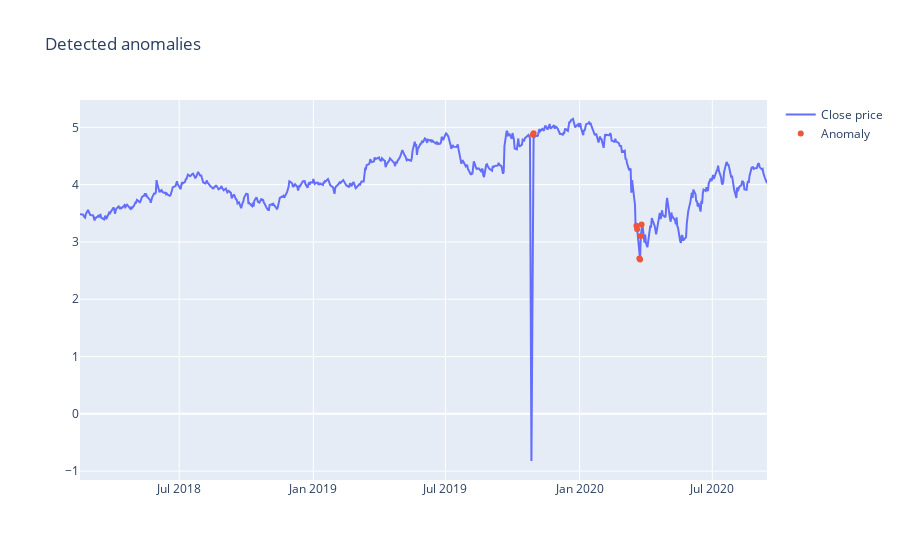

The notebook cell saved with this chart:
### Code cell
fig = go.Figure()
fig.add_trace(go.Scatter(x=test_score_df['Date'], y=scaler.inverse_transform(test_score_df['Close']), name='Close price'))
fig.add_trace(go.Scatter(x=anomalies['Date'], y=scaler.inverse_transform(anomalies['Close']), mode='markers', name='Anomaly'))
fig.update_layout(showlegend=True, title='Detected anomalies')
fig.show()

### Figure 1 — Plotly figure (JSON) as saved in the notebook; plotly's stock layout.template omitted (floating-point values rounded to 4 significant figures; data arrays with more than 128 entries replaced by an {"elided": "..."} marker saying what was removed)
{"data": [{"name": "Close price", "type": "scatter", "x": {"elided": "634 str values"}, "y": {"elided": "634 float values"}}, {"mode": "markers", "name": "Anomaly", "type": "scatter", "x": ["2019-10-29T00:00:00", "2019-10-30T00:00:00", "2020-03-19T00:00:00", "2020-03-20T00:00:00", "2020-03-23T00:00:00", "2020-03-24T00:00:00", "2020-03-25T00:00:00", "2020-03-26T00:00:00"], "y": [4.871, 4.898, 3.281, 3.223, 2.713, 2.695, 3.103, 3.306]}], "layout": {"showlegend": true, "title": {"text": "Detected anomalies"}}}
